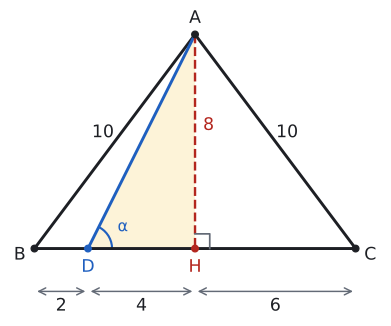

Source code (Python):
import sys; sys.path.insert(0, "tools")
from cizim import *

def P(x, y): return np.array([x, y], float)
def uz(A, B): return float(np.linalg.norm(A - B))
def olc(K, A, B):
    u, v = A - K, B - K
    return round(float(np.degrees(np.arccos(np.dot(u, v) / np.linalg.norm(u) / np.linalg.norm(v)))), 3)
def kenar(ax, A, B, metin, G, d=0.4, renk=YAZI, fs=13):
    """[AB] kenarının ortasına, G noktasından uzak tarafa etiket."""
    M = (A + B) / 2; t = (B - A) / uz(A, B); n = np.array([-t[1], t[0]])
    if np.dot(n, M - G) < 0: n = -n
    ax.text(*(M + d * n), metin, ha="center", va="center", color=renk, fontsize=fs)
def dik(ax, K, A, B, s=0.3):
    """K köşesinde dik açı işareti."""
    u = (A - K) / uz(A, K) * s; v = (B - K) / uz(B, K) * s
    ax.plot(*zip(K + u, K + u + v, K + v), color=SOLUK, lw=1.3)
def ad(ax, K, metin, G, d=0.4, renk=YAZI):
    """Köşe adını G'den uzak tarafa yazar."""
    n = (K - G) / uz(K, G); ax.plot(*K, "o", color=renk, markersize=5, zorder=5)
    ax.text(*(K + d * n), metin, ha="center", va="center", color=renk, fontsize=13)

# Ders, bölüm 5: |AB| = |AC| = 10, |BC| = 12, |BD| = 2, α = m(ADC). H, BC'nin orta noktası; |AH| = 8, |DH| = 4.
B, C, A, D, H = P(0, 0), P(12, 0), P(6, 8), P(2, 0), P(6, 0); G = (A + B + C) / 3
print("AB", uz(A, B), "AC", uz(A, C), "AH", uz(A, H), "DH", uz(D, H), "H", olc(H, A, C), "tan", uz(A, H) / uz(D, H))
fig, ax = sekil(5.4, 4.2); ax.set_aspect("equal"); ax.axis("off")
ax.add_patch(patches.Polygon([A, D, H], closed=True, facecolor=SARI_ACIK, edgecolor="none"))
ax.plot(*zip(A, B, C, A), color=YAZI); ax.plot(*zip(A, D), color=MAVI)
ax.plot(*zip(A, H), color=KIRMIZI, lw=1.8, ls="--"); dik(ax, H, A, C, s=0.55)
aci(ax, D, C, A, r=0.9, ad="α", renk=MAVI)
ad(ax, A, "A", G, d=0.6); ad(ax, B, "B", G, d=0.6); ad(ax, C, "C", G, d=0.6)
ax.plot(*D, "o", color=MAVI, markersize=5); ax.text(D[0], -0.7, "D", ha="center", va="center", color=MAVI)
ax.plot(*H, "o", color=KIRMIZI, markersize=5); ax.text(H[0], -0.7, "H", ha="center", va="center", color=KIRMIZI)
kenar(ax, A, B, "10", G, d=0.55); kenar(ax, A, C, "10", G, d=0.55)
for x0, x1, m in ((0, 2, "2"), (2, 6, "4"), (6, 12, "6")):
    ax.annotate("", xy=(x1, -1.6), xytext=(x0, -1.6), arrowprops=dict(arrowstyle="<->", color=SOLUK, lw=1.1))
    ax.text((x0 + x1) / 2, -2.15, m, ha="center", va="center", fontsize=13)
ax.text(6.3, 4.6, "8", ha="left", va="center", color=KIRMIZI, fontsize=13)
ax.set_xlim(-1.0, 13.0); ax.set_ylim(-2.6, 9.0)
kaydet(fig, __file__)
